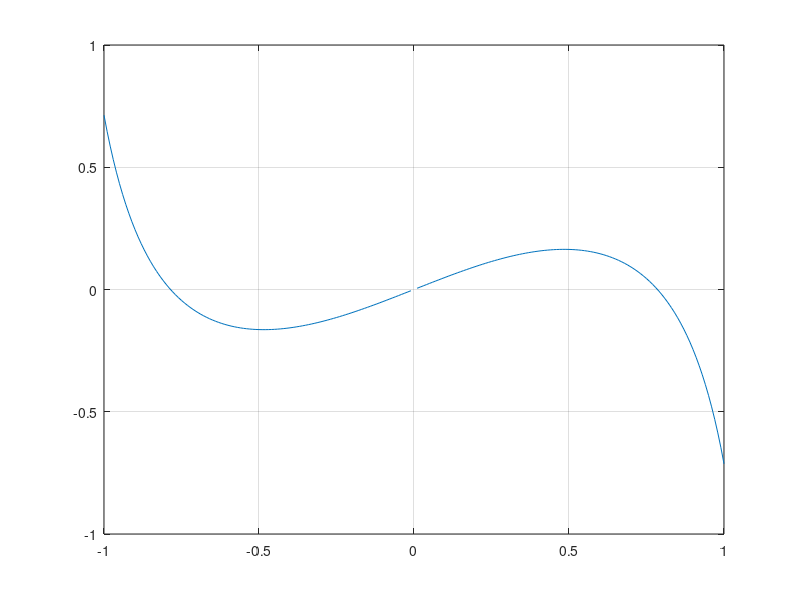
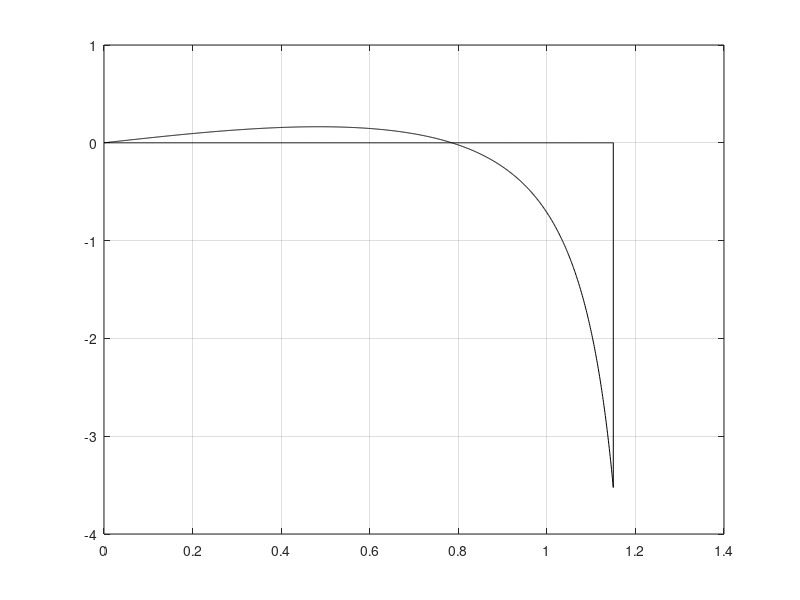
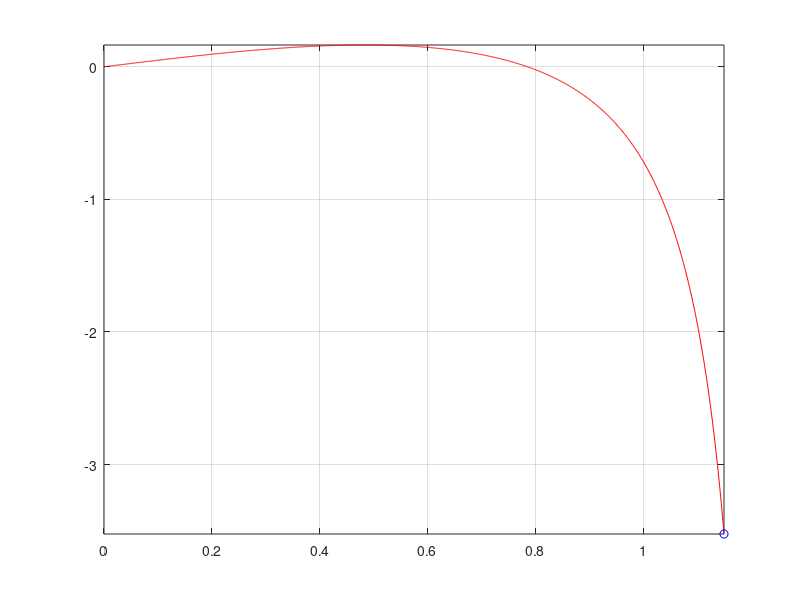
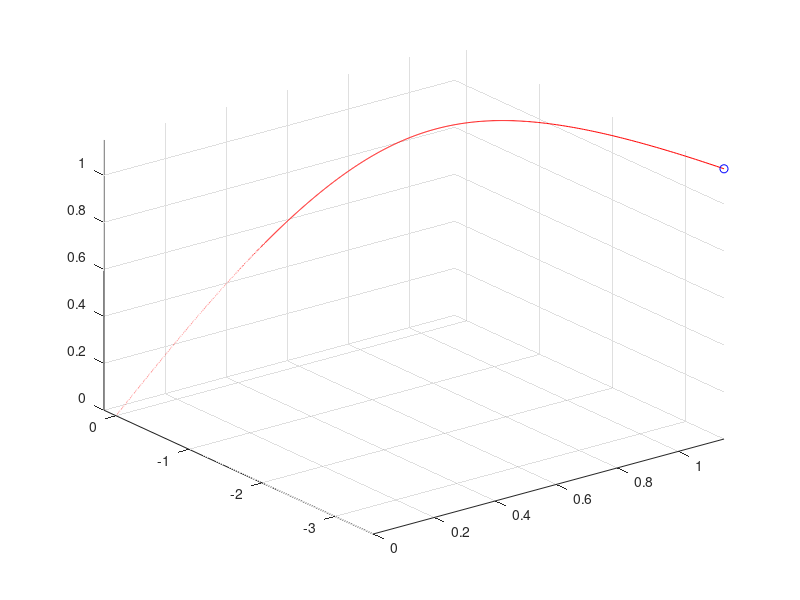

Write MATLAB code to recreate these figures, in order.
figure('name', "Task01", 'numbertitle', 'off');
x1 = -1:0.01:1;
plot(x1,tan(x1.^2).*cot(2*x1));
grid on;

figure('name', "Task02.1", 'numbertitle', 'off');
x1 = 0:0.001:1.15;
area(x1,tan(x1.^2).*cot(2*x1));
grid on;
figure('name', "Task02.2", 'numbertitle', 'off');
comet(x1,tan(x1.^2).*cot(2*x1));
grid on;
figure('name', "Task02.3", 'numbertitle', 'off');
view(5,15);
comet3(x1,tan(x1.^2).*cot(2*x1),x1)
grid on;

figure('name', "Task03", 'numbertitle', 'off');
pie3([5 10 15 20 50],[0 0 0 1 0]);
grid on;
axis equal;

figure('name', "Task04", 'numbertitle', 'off');
f = @(x) exp(-x) .* (sin(x) + 0.1 * sin(100 * pi * x));
x1 = 0:0.01:2;
x2 = 0:1/99:2;
hold on;
plot(x1, f(x1), 'r', 'LineWidth', 2);
plot(x2, f(x2), 'b', 'LineWidth', 1);
hold off;

figure('name', "Task05", 'numbertitle', 'off');
x = 0:0.01:5;
f = @(x) log(2*x);
g = @(x) log(x).*cos(x);

subplot(3, 1, 1);
loglog(x, f(x), 'b', 'LineWidth', 2);
hold on;
loglog(x, g(x), 'r', 'LineWidth', 2);
xlabel('x');
ylabel('y');
title('Графики функций f(x) и g(x) на логарифмических осях');
legend('f(x) = ln(2x)', 'g(x) = ln(x) * cos(x)', 'Location', 'Northwest');
grid on;
hold off;

subplot(3, 1, 2);
semilogx(x, f(x), 'b', 'LineWidth', 2);
hold on;
semilogx(x, g(x), 'r', 'LineWidth', 2);
xlabel('x');
ylabel('y');
title('Графики функций f(x) и g(x) по оси x в логарифмическом масштабе');
legend('f(x) = ln(2x)', 'g(x) = ln(x) * cos(x)', 'Location', 'Northwest');
grid on;
hold off;

subplot(3, 1, 3);
semilogy(x, f(x), 'b', 'LineWidth', 2);
hold on;
semilogy(x, g(x), 'r', 'LineWidth', 2);
xlabel('x');
ylabel('y');
title('Графики функций f(x) и g(x) по оси y в логарифмическом масштабе');
legend('f(x) = ln(2x)', 'g(x) = ln(x) * cos(x)', 'Location', 'Northwest');
grid on;
hold off;

figure('name', "Task06", 'numbertitle', 'off');
t = -pi:0.1:pi;
x = @(t) cos(t);
y = @(t) cos(t);
bar(x(t), y(t), 10);

figure('name', "Task07", 'numbertitle', 'off');
f = @(x, y) 4 * sin(2 * pi * x) * cos(1.5 * pi * y) * (1 - y.^2) .* x .* (1 - x);

x = -3:0.05:3;
y = -3:0.05:3;

[X, Y] = meshgrid(x, y);

Z = f(X, Y);
surf(X, Y, Z, 'EdgeColor', 'none', 'FaceAlpha', 0.5);

xlabel('x');
ylabel('y');
zlabel('f(x, y)');
title('Каркасная поверхность f(x, y)');

view(30,5);

figure('name', "Task08", 'numbertitle', 'off');
f = @(x, y) exp(-1./x) .* sin(y);

x = -0.1:0.02:0.05;
y = -3:0.02:3;

[X, Y] = meshgrid(x, y);

Z = f(X, Y);

surf(X, Y, Z, 'EdgeColor', 'none', 'FaceLighting', 'gouraud', 'AmbientStrength', 0.3, 'DiffuseStrength', 0.8, 'SpecularStrength', 0.9);

xlabel('x');
ylabel('y');
zlabel('f(x, y)');

light('Position', [-1, -1, 1], 'Style', 'infinite');
lightangle(-80, 75);

view([-30, 30]);

figure('name', "Task09", 'numbertitle', 'off');
f = @(x, y) sin(x) * cos(y);

x = -3:0.1:3;
y = -3:0.1:3;

[X, Y] = meshgrid(x, y);

Z = f(X, Y);

contourLevels = -1:0.05:1;
contour3(X, Y, Z, contourLevels, 'LineWidth', 2);

xlabel('x');
ylabel('y');
zlabel('f(x, y)');
title('Поверхность из линий уровня функции f(x, y)');

zlim([-1, 1]);

view(10, 20);

colorbar;

figure('name', "Task10", 'numbertitle', 'off');
u = linspace(-2*pi, 2*pi, 100);
v = linspace(-pi, pi, 100);
[U, V] = meshgrid(u, v);

x = cos(U) .* cos(V) + 3 * cos(U) .* (1.5 + 0.5 * sin(1.5 * U));
y = sin(U) .* cos(V) + 3 * sin(U) .* (1.5 + 0.5 * sin(1.5 * U));
z = sin(V) + 2 * cos(1.5 * U);

subplot(2, 2, 1);
plot3(x, y, z, 'LineWidth', 1);
title('Каркасная поверхность');
view(30, 30);

subplot(2, 2, 2);
surf(x, y, z, 'EdgeColor', 'none');
title('Залитая цветом каркасная поверхность');
view(45, 15);

subplot(2, 2, 3);
contour(x, y, z, 'LineWidth', 1);
title('Линии уровня');
view(60, 45);

subplot(2, 2, 4);
surf(x, y, z, 'EdgeColor', 'none', 'FaceLighting', 'gouraud', 'AmbientStrength', 0.3, 'DiffuseStrength', 0.8, 'SpecularStrength', 0.9);
title('Освещенная поверхность');
view(-60, 60);

xlabel('X');
ylabel('Y');
zlabel('Z');

subplot(2, 2, 1);
ylabel('Y');
zlabel('Z');

subplot(2, 2, 2);
ylabel('Y');
zlabel('Z');

subplot(2, 2, 3);
xlabel('X');
ylabel('Y');

subplot(2, 2, 4);
xlabel('X');
ylabel('Y');











